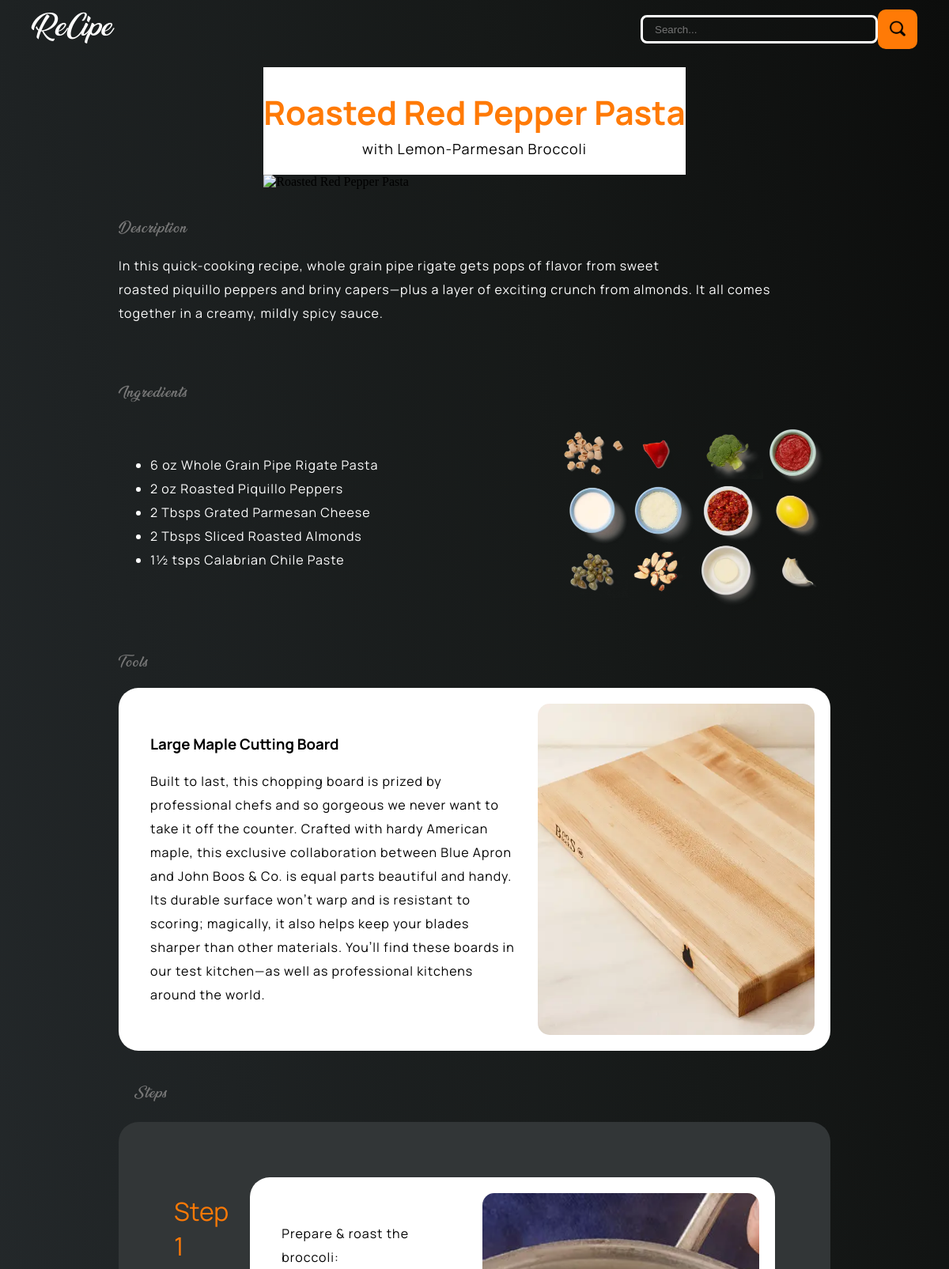
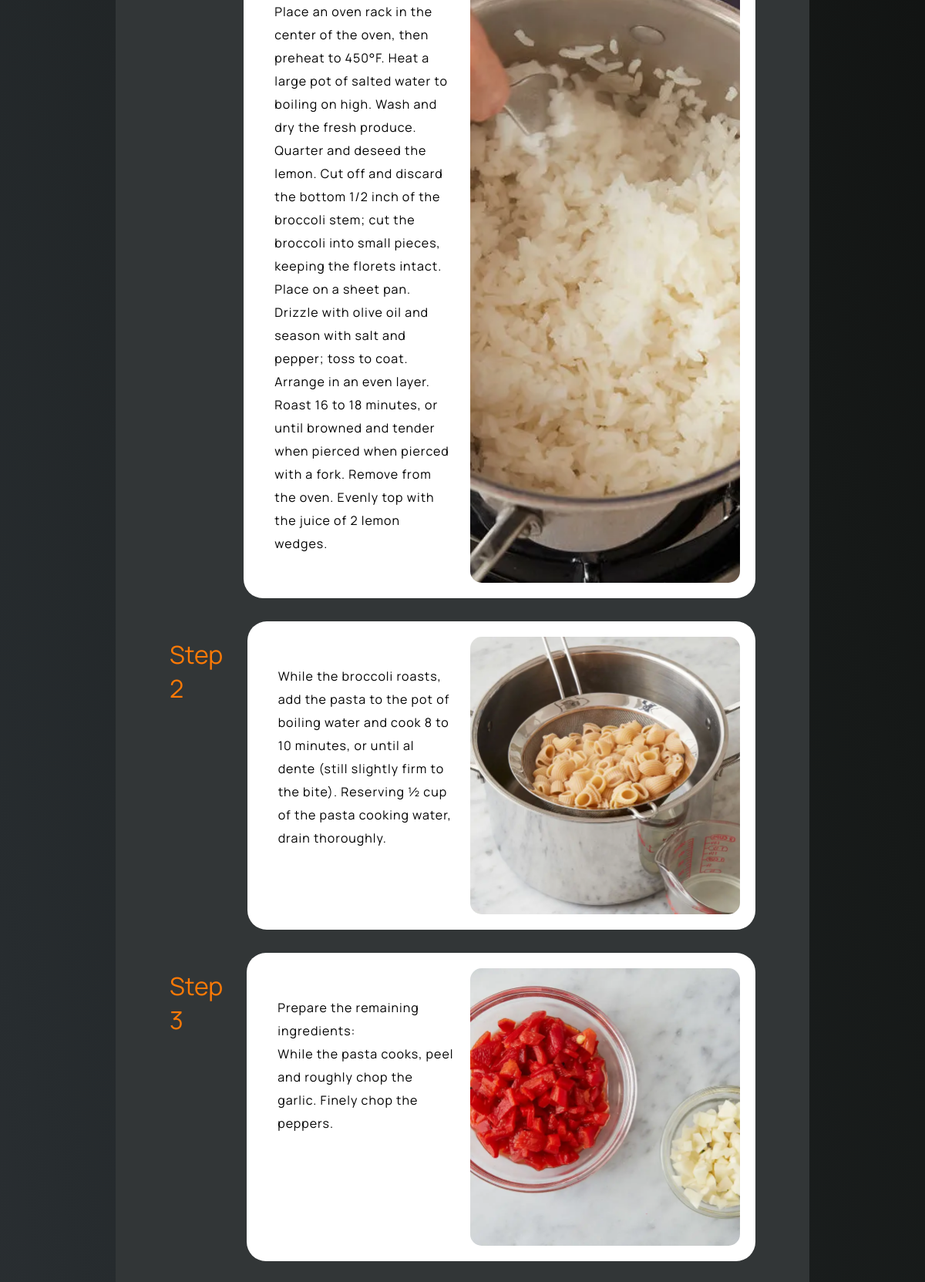
The page /recipe.php?id=43 (upper part) on the database its author committed (2 pictures, top to bottom).
### tables this page shows
CREATE TABLE `recipes` (
  `id` int(11) NOT NULL,
  `name` varchar(255) NOT NULL,
  `subtitle` varchar(255) DEFAULT NULL,
  `description` text,
  `ingredients` text,
  `tools` text,
  `tool_description` text,
  `steps` longtext,
  `images` text
);

### recipe.php (the view, shortened to what this page needs)
<?php
function getCorrectImagePath($path) {
    $path = trim($path);
    return ltrim($path, '/');
}
$recipe_id = isset($_GET['id']) ? intval($_GET['id']) : 0;
$conn = getDBConnection();
$stmt = $conn->prepare("SELECT * FROM recipes WHERE id = ?");
$stmt->bind_param("i", $recipe_id);
$stmt->execute();
$result = $stmt->get_result();
$recipe = $result->fetch_assoc();
require __DIR__ . '/partials/header.php';
$ingredients = !empty($recipe['ingredients']) ? parseIngredients($recipe['ingredients']) : [];
$tools = !empty($recipe['tools']) ? parseTools($recipe['tools'], $recipe['tool_description'] ?? '') : [];
$steps = !empty($recipe['steps']) ? parseSteps($recipe['steps']) : [];
$rawImages = !empty($recipe['images']) ? explode('*', $recipe['images']) : [];
$images = [];
foreach ($rawImages as $img) {
    $correctedPath = getCorrectImagePath($img);
    if (!empty($correctedPath)) {
        $images[] = $correctedPath;
    }
}
$mainImage = $images[0] ?? getCorrectImagePath('resources/default.jpg');
$ingredientsImage = $images[1] ?? '';
?>
<div class="recipebody">
    <div class="cookingbody">
        <div class="textcenter">
            <h1><?= htmlspecialchars($recipe['name']) ?></h1>
            <p class="sub"><?= htmlspecialchars($recipe['subtitle'] ?? '') ?></p>
        </div>
        <img class="mainimg" src="<?= htmlspecialchars($mainImage) ?>"
             alt="<?= htmlspecialchars($recipe['name']) ?>"
             onerror="this.onerror=null; this.src='<?= getCorrectImagePath('resources/default.jpg') ?>';">
    </div>
    <?php if (!empty($recipe['description'])): ?>
    <div class="txt">
        <p class="gry">Description</p>
        <p><?= nl2br(htmlspecialchars($recipe['description'])) ?></p>
    </div>
    <?php endif; ?>
    <?php if (!empty($ingredients)): ?>
    <div class="txt">
        <p class="gry">Ingredients</p>
        <div class="txtimg">
            <ul>
                <?php foreach ($ingredients as $ingredient): ?>
                <li><?= htmlspecialchars($ingredient) ?></li>
                <?php endforeach; ?>
            </ul>
            <?php if (!empty($ingredientsImage)): ?>
            <img src="<?= htmlspecialchars($ingredientsImage) ?>" alt="Ingredients"
                 onerror="this.style.display='none';">
            <?php endif; ?>
        </div>
    </div>
    <?php endif; ?>
    <?php if (!empty($tools)): ?>
    <div class="txt">
        <p class="gry">Tools</p>
        <?php
        $toolImageIndex = 2;
        $toolImage = $images[$toolImageIndex] ?? '';
        foreach ($tools as $tool):
        ?>
        <div class="tools">
            <div class="toolsinfo">
                <h3><?= htmlspecialchars($tool['name']) ?></h3>
                <p><?= nl2br(htmlspecialchars($tool['description'])) ?></p>
            </div>
            <?php if (!empty($toolImage)): ?>
            <img src="<?= htmlspecialchars($toolImage) ?>" alt="<?= htmlspecialchars($tool['name']) ?>"
                 onerror="this.style.display='none';">
            <?php endif; ?>
        </div>
        <?php endforeach; ?>
    </div>
    <?php endif; ?>
    <?php if (!empty($steps)): ?>
    <div class="steps">
        <div class="txt"><p class="gry">Steps</p></div>
        <div class="all">
            <?php
            $step_counter = 1;
            $stepImageStartIndex = 3;
            foreach ($steps as $step):
                $stepImageIndex = $stepImageStartIndex + ($step_counter - 1);
                $stepImage = $images[$stepImageIndex] ?? '';
            ?>
            <div class="stepsin">
                <h1 class="stepnumb">Step <?= $step_counter ?></h1>
                <div class="tools">
                    <div class="toolsinfo">
                        <p><?= nl2br(htmlspecialchars($step['description'])) ?></p>
                    </div>
                    <?php if (!empty($stepImage)): ?>
                    <img src="<?= htmlspecialchars($stepImage) ?>" alt="Step <?= $step_counter ?>"
                         onerror="this.style.display='none';">
                    <?php endif; ?>
                </div>
            </div>
            <?php
                $step_counter++;
            endforeach;
            ?>
        </div>
    </div>
    <?php endif; ?>
</div>
<?php
require __DIR__ . '/partials/footer.php';
function parseIngredients($text) {
    $items = explode('*', $text);
    $result = [];
    foreach ($items as $item) {
        $trimmed = trim($item);
        if (!empty($trimmed)) {
            $result[] = $trimmed;
        }
    }
    return $result;
}
function parseTools($toolsText, $toolDescription = '') {
    $toolNames = explode('*', $toolsText);
    $tools = [];
    foreach ($toolNames as $toolName) {
        $trimmed = trim($toolName);
        if (!empty($trimmed)) {
            $tool = [
                'name' => $trimmed,
                'description' => $toolDescription
            ];
            $tools[] = $tool;
        }
    }
    return $tools;
}
function parseSteps($stepsText) {
    $stepItems = explode('*', $stepsText);
    $steps = [];
    foreach ($stepItems as $stepItem) {
        $trimmed = trim($stepItem);
        if (!empty($trimmed)) {
            $title = '';
            $description = $trimmed;
            $step = [
                'title' => $title,
                'description' => $description
            ];
            $steps[] = $step;
        }
    }
    return $steps;
}
?>

### stylelist.css (style rules this page uses)
html { --white: #ffffff; --gray-white: #EAEAEA; --red: #AC1302; --orange: #FF7A06; --charcoal: #323637; --darkchar: #202123; --gray: #777777; --black: black; scroll-behavior: smooth; --textbody: 'manrope', Arial, sans-serif; --texttitle: 'manropebold', Arial, sans-serif; --cursive: 'cursive'; }
* { box-sizing: border-box; }
@media (max-width: 1400px) { body { padding: 0; } }

### recipestyle.css (style rules this page uses)
html { --white: #ffffff; --gray-white: #EAEAEA; --red: #AC1302; --orange: #FF7A06; --charcoal: #323637; --darkchar: #202123; --gray: #777777; --black: black; scroll-behavior: smooth; --textbody: 'manrope', Arial, sans-serif; --texttitle: 'manropebold', Arial, sans-serif; --cursive: 'cursive'; }

### rows shown on the page
recipes: name "Roasted Red Pepper Pasta", subtitle "with Lemon-Parmesan Broccoli", description "In this quick-cooking recipe, whole grain pipe rigate gets pops of flavor from sweet roasted piquillo peppers and briny capers—plus a layer of exciting crunch from almonds. It all comes together in a creamy, mildly spicy sauce.", ingredients "6 oz Whole Grain Pipe Rigate Pasta", ingredients "2 oz Roasted Piquillo Peppers", ingredients "2 Tbsps Grated Parmesan Cheese", ingredients "2 Tbsps Sliced Roasted Almonds", ingredients "1½ tsps Calabrian Chile Paste"

### other values the page prints
$tool['name'] "Large Maple Cutting Board"
$step['description'] "Prepare the remaining ingredients: While the pasta cooks, peel and roughly chop the garlic. Finely chop the peppers."
